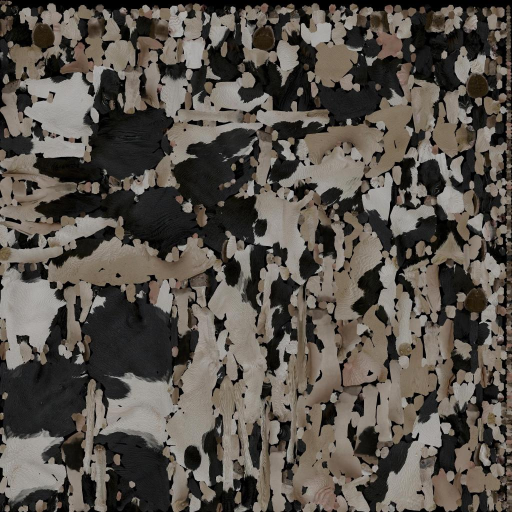
#> input picture assets/animals/cow_holstein/cow_holstein_Image_0.jpg, 1024 x 1024 px (shown at 1/2 size)
$ python build_vitals_bar_frame.py ../../assets/animals/cow_holstein/cow_holstein_Image_0.jpg ../../assets/animals/cow_holstein/cow_holstein_Image_0.jpg
#> lines starting #> are read from the running program, lines starting #| are printed output that depends on the picture
#!/usr/bin/env python3
"""Cut the painted bronze vitals bar frame out of its Leonardo plate (R-1798).

The raw plate is a bronze rope-twist frame on flat white (white outside and in
the opening). Usage:

    python3 tools/assets/build_vitals_bar_frame.py \
        generated/leonardo/vitals_bar_frame_v1/frame_candidate_1.jpg \
        assets/UI/vitals/vitals_bar_frame.png

WHY a flood fill instead of a luminance key: the bronze has pale highlights
that a plain "near white -> transparent" key would punch holes into. Only
white connected to the outside or to the opening becomes transparent; a thin
edge band gets soft alpha and is un-premultiplied from white so no white halo
survives on dark game scenes.
"""

from __future__ import annotations

import sys

import numpy as np
from PIL import Image

# Frame bounds measured on generation 1f1c5b87-dc5b-67c0-8299-3d0ec4af077f (candidate 1)
# (stud tips at x 48 / 1296, rims at y 300 / 480), plus a little padding.
CROP = (40, 292, 1305, 489)
OUT_HEIGHT = 80
BG_DISTANCE = 30  # max (255 - min channel) still counted as background white
EDGE_BAND = 2


def _flood(candidate: np.ndarray, seeds: list[tuple[int, int]]) -> np.ndarray:
    region = np.zeros_like(candidate)
    for y, x in seeds:
        region[y, x] = candidate[y, x]
    while True:
        grown = region.copy()
        grown[1:, :] |= region[:-1, :]
        grown[:-1, :] |= region[1:, :]
        grown[:, 1:] |= region[:, :-1]
        grown[:, :-1] |= region[:, 1:]
        grown &= candidate
        if (grown == region).all():
            return region
        region = grown


def _dilate(mask: np.ndarray, steps: int) -> np.ndarray:
    out = mask.copy()
    for _ in range(steps):
        grown = out.copy()
        grown[1:, :] |= out[:-1, :]
        grown[:-1, :] |= out[1:, :]
        grown[:, 1:] |= out[:, :-1]
        grown[:, :-1] |= out[:, 1:]
        out = grown
    return out


def build(raw_path: str, out_path: str) -> None:
    rgb = np.asarray(Image.open(raw_path).convert("RGB").crop(CROP)).astype(np.float32)
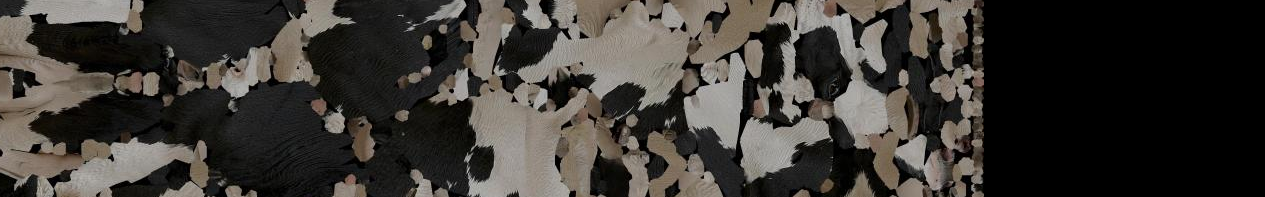
#> rgb: shape (197, 1265, 3) float32; mean R, G, B 60.7, 57.3, 52.8
    distance = 255.0 - rgb.min(axis=2)
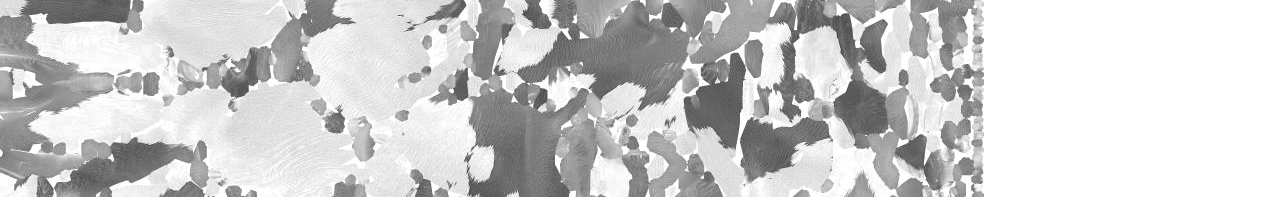
#> distance: shape (197, 1265) float32; min 53, max 255, mean 202.3
    h, w = distance.shape
#> h = 197; w = 1265
    background = _flood(distance < BG_DISTANCE, [(0, 0), (h - 1, w - 1), (h // 2, w // 2)])
#> after the loop in _flood, `for y, x in seeds:`: region: shape (197, 1265) bool; every value is 0
    alpha = np.ones((h, w), np.float32)
    alpha[background] = 0.0
    band = _dilate(background, EDGE_BAND) & ~background
    alpha[band] = np.clip(distance[band] / 90.0, 0.0, 1.0)
#> alpha: shape (197, 1265) float32; every value is 1
    # Un-premultiply from white: observed = a * colour + (1 - a) * 255.
    safe = np.maximum(alpha, 1e-3)[..., None]
    colour = np.clip((rgb - 255.0 * (1.0 - alpha[..., None])) / safe, 0.0, 255.0)
    colour[alpha == 0.0] = 0.0
    rgba = np.dstack([colour, alpha * 255.0]).round().astype(np.uint8)
    image = Image.fromarray(rgba)
    width = round(image.width * OUT_HEIGHT / image.height)
#> width = 514
    image.resize((width, OUT_HEIGHT), Image.LANCZOS).save(out_path, optimize=True)
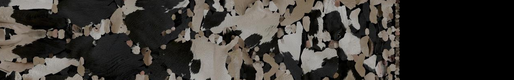
#> saved as cow_holstein_Image_0.jpg: PIL image 514x80 RGBA; mean R, G, B, A 60.8, 57.3, 52.9, 255
    print(f"{out_path}: {width}x{OUT_HEIGHT}")
#| ../../assets/animals/cow_holstein/cow_holstein_Image_0.jpg: 514x80


if __name__ == "__main__":
    if len(sys.argv) != 3:
        sys.exit(__doc__)
    build(sys.argv[1], sys.argv[2])
